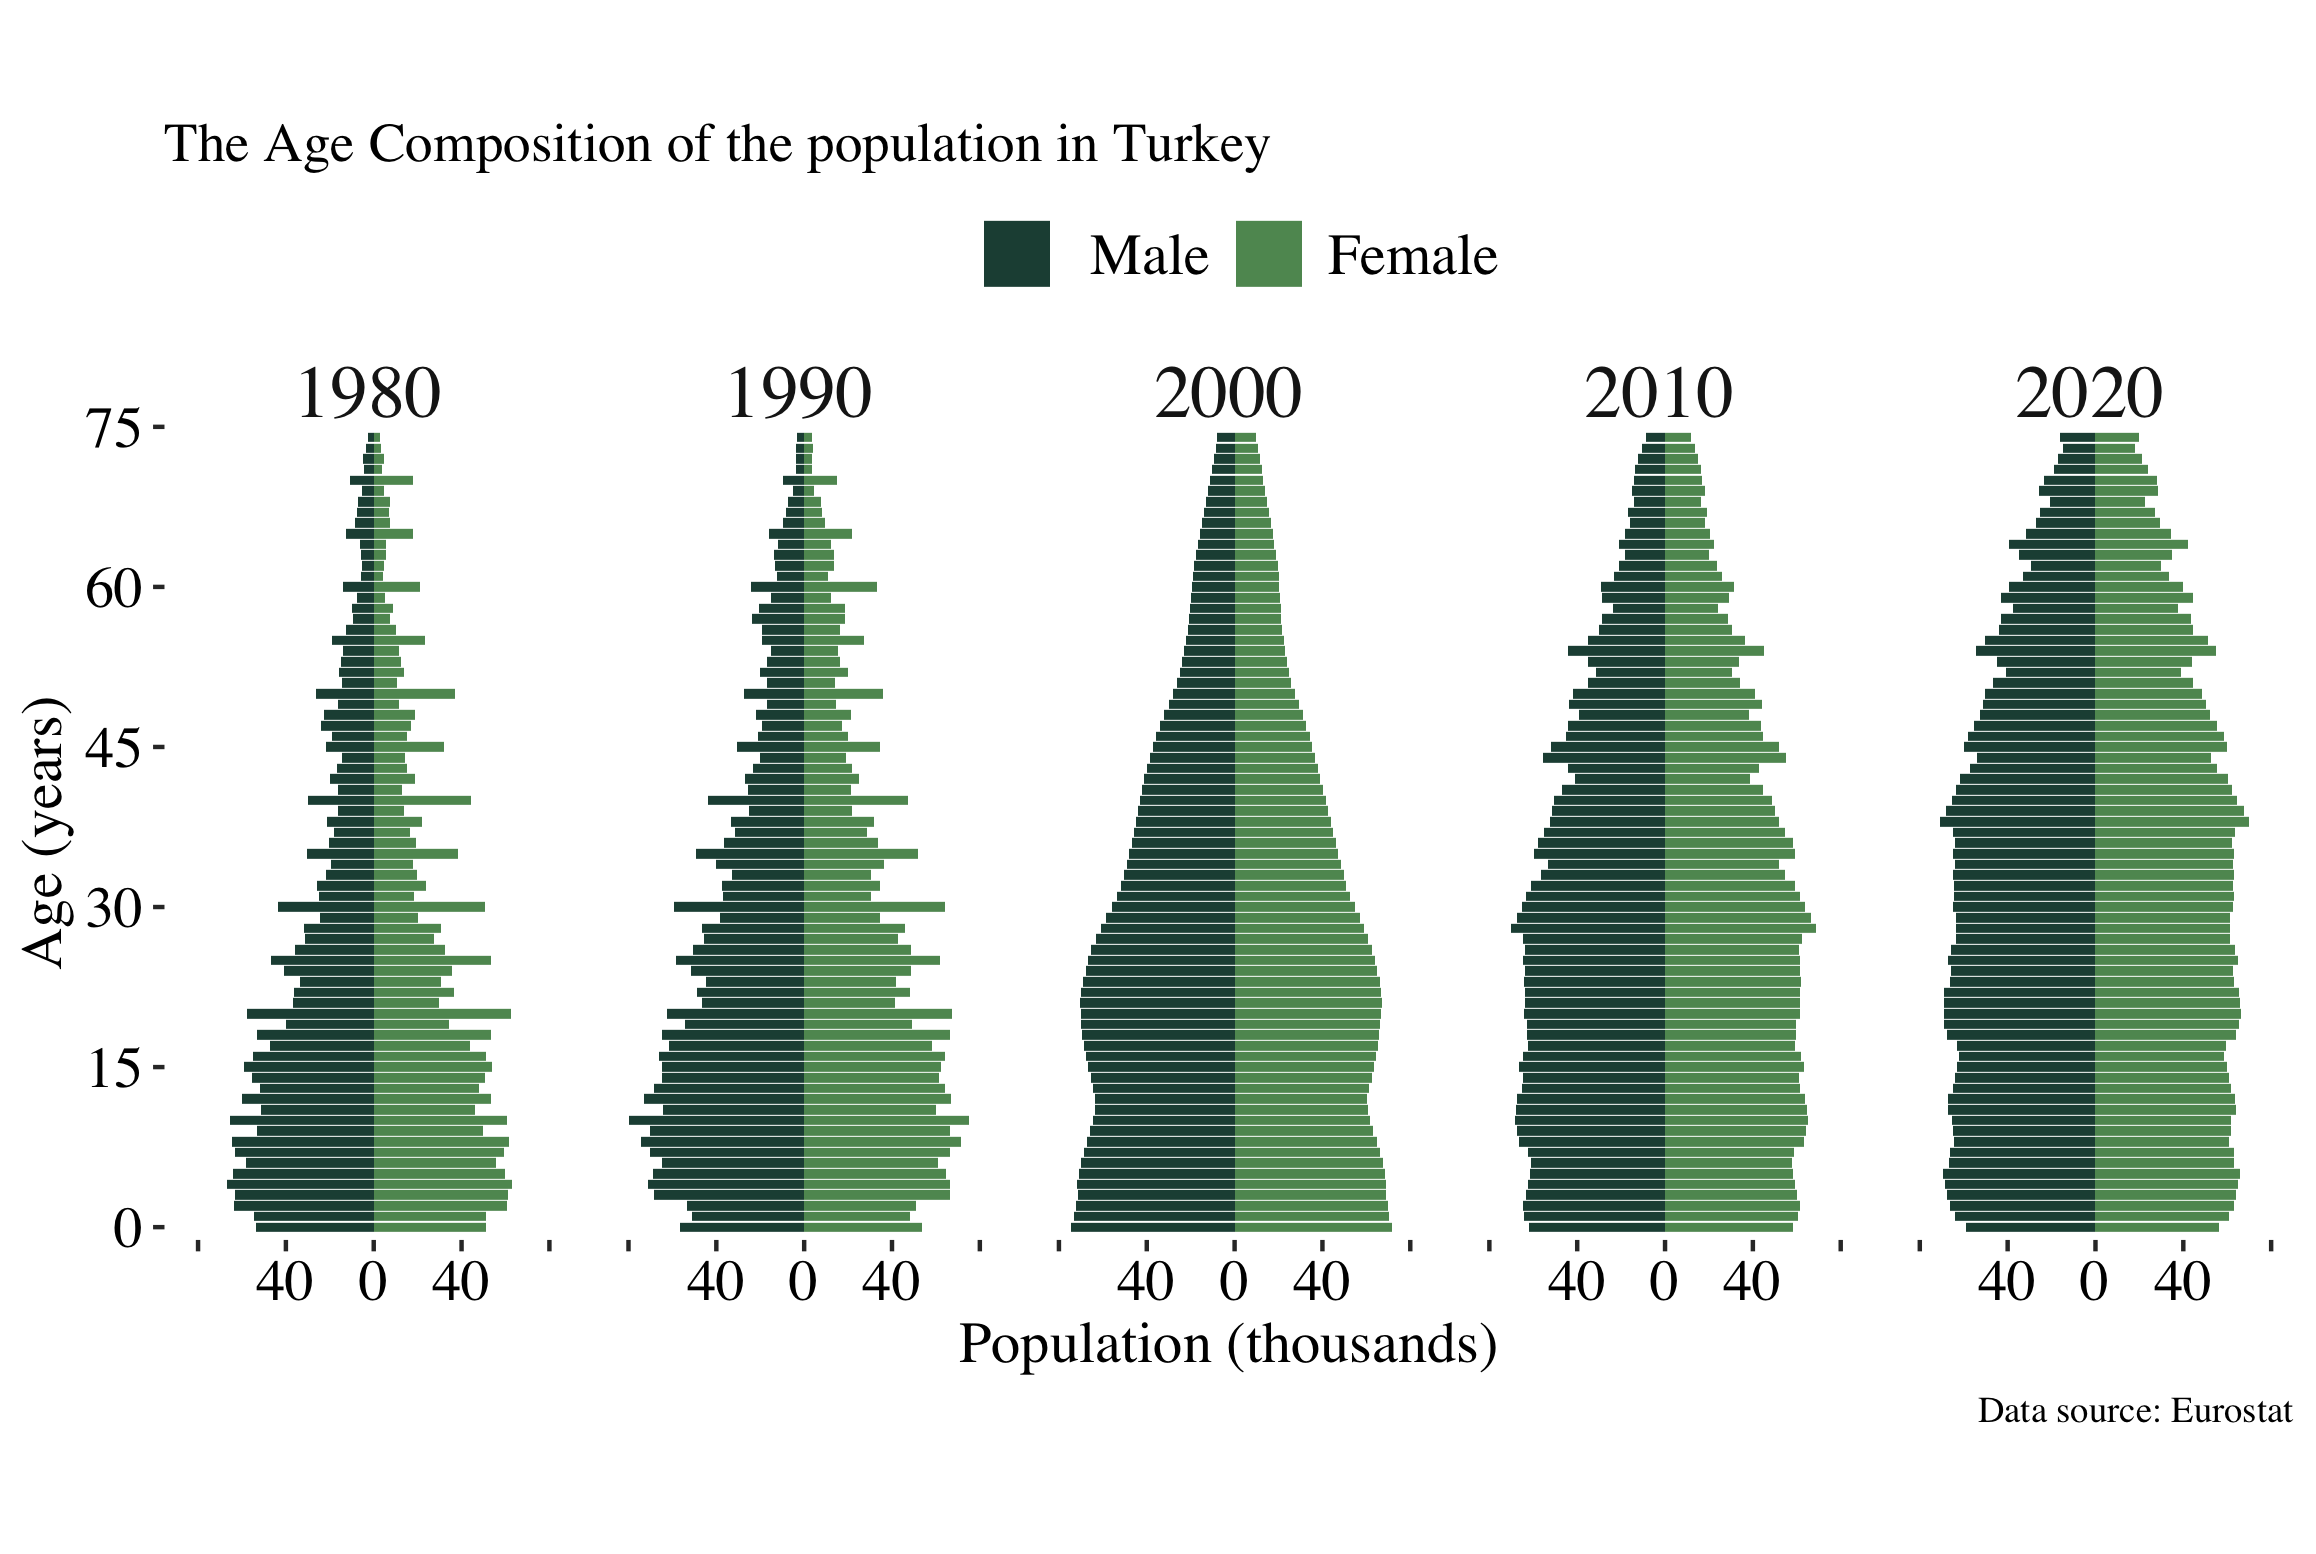

Reproduce this figure in R.
# libraries
library("tidyverse")
library("ggthemes")
library("viridis")
library("stringr")
# working directory

# load data
df<-read_csv("demo_pjan__custom_2764498_linear.csv")
# Modify variables
df<-df%>%
    mutate(age=ifelse(age=="Y_LT1","Y0",age),age=as.numeric(str_replace_all(age, 'Y', '')))%>%
    filter(!is.na(age),age<75,TIME_PERIOD!=1966)%>%
    group_by(age,TIME_PERIOD,sex)%>%
    summarise(count=sum(OBS_VALUE))%>%
    group_by(TIME_PERIOD,sex)%>%
    mutate(share=count/sum(count),count=ifelse(sex=="F",count,-count),
                 sex=ifelse(sex=="F","Female"," Male"))

# Chart
ggplot(df,aes(y=count,x=age,fill=sex))+
      geom_bar(stat="identity")+
     coord_flip()+
      facet_wrap(~TIME_PERIOD,nrow=1)+
      scale_y_continuous(breaks=c(-800000,-400000,0,400000,800000),
                         labels=c(" ","40","0","40"," "), expand = c(.1, 0))+
  scale_x_continuous(breaks=seq(0,75,15), expand = c(.01, 0))+
      labs(fill="", x="Age (years)",y="Population (thousands)",
           title="The Age Composition of the population in Turkey",
           caption="Data source: Eurostat")+
    theme_tufte()+
  theme(aspect.ratio=6/3,legend.position = "top", axis.text = element_text(size = 14,color="black"),
        legend.text = element_text(size = 14,color="black"),
        legend.key = element_rect(size=0,color="white"),axis.title = element_text(size = 14,color="black"),
        legend.justification='center',legend.box.margin = margin(0, 0, 0, 0),
        legend.direction='horizontal',strip.text = element_text(size = 18, margin = margin()))+
  scale_fill_manual(values=c("#214d42", "#5f9660"))

ggsave("fig.png")
